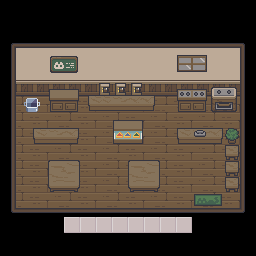

This is a level from a 2D game, rendered from its Tiled map with the project's own tilesets. A one-line summary and the map file follow, with tile-layer data summarised:
An orthogonal 16x16 tile map with 16x16 px tiles, 10 tile layers (Background, Wall Decor, Machines and Furniture, Front, ...), 31 hidden layers not drawn, 5 tilesets and 8 objects.

<map version="1.10" tiledversion="1.11.2" orientation="orthogonal" renderorder="right-down" width="16" height="16" tilewidth="16" tileheight="16" infinite="0" nextlayerid="101" nextobjectid="31">
 <tileset firstgid="1" source="neko-cafe-tilemap.tsx" />
 <tileset firstgid="61" source="neko-cafe-furnitures.tsx" />
 <tileset firstgid="181" source="trashbin.tsx" />
 <tileset firstgid="2331" source="option-boxes.tsx" />
 <tileset firstgid="3755" source="food-and-beverages.tsx" />
 <layer id="1" name="Background" width="16" height="16" locked="1">
  <data>[256 cells, 192 non-empty, 20 distinct tile ids]</data>
 </layer>
 <layer id="4" name="Wall Decor" width="16" height="16" locked="1" offsetx="0" offsety="4.33333">
  <data>[256 cells, 8 non-empty, 8 distinct tile ids]</data>
 </layer>
 <layer id="50" name="Machines and Furniture" width="16" height="16">
  <data>[256 cells, 40 non-empty, 29 distinct tile ids]</data>
 </layer>
 <layer id="88" name="Front" width="16" height="16" locked="1">
  <data>[256 cells, 2 non-empty, 2 distinct tile ids]</data>
 </layer>
 <objectgroup id="99" name="Seats">
  <object id="12" gid="114" x="31.9666" y="175.665" width="16" height="16">
   <properties>
    <property name="Seat" type="int" value="1" />
    <property name="orderpositionx" type="float" value="-70" />
    <property name="orderpositiony" type="float" value="-70" />
   </properties>
  </object>
  <object id="13" gid="114" x="32.2916" y="192.236" width="16" height="16">
   <properties>
    <property name="Seat" type="int" value="2" />
    <property name="orderpositionx" type="float" value="-70" />
    <property name="orderpositiony" type="float" value="-70" />
   </properties>
  </object>
  <object id="14" gid="114" x="79.7317" y="175.99" width="16" height="16">
   <properties>
    <property name="Seat" type="int" value="3" />
    <property name="orderpositionx" type="float" value="-70" />
    <property name="orderpositiony" type="float" value="-70" />
   </properties>
  </object>
  <object id="15" gid="114" x="79.7317" y="191.912" width="16" height="16">
   <properties>
    <property name="Seat" type="int" value="4" />
    <property name="orderpositionx" type="float" value="-70" />
    <property name="orderpositiony" type="float" value="-70" />
   </properties>
  </object>
  <object id="16" gid="114" x="112.225" y="175.99" width="16" height="16">
   <properties>
    <property name="Seat" type="int" value="6" />
    <property name="orderpositionx" type="float" value="-70" />
    <property name="orderpositiony" type="float" value="-70" />
   </properties>
  </object>
  <object id="17" gid="114" x="112.225" y="191.587" width="16" height="16">
   <properties>
    <property name="Seat" type="int" value="5" />
    <property name="orderpositionx" type="float" value="-70" />
    <property name="orderpositiony" type="float" value="-70" />
   </properties>
  </object>
  <object id="18" gid="114" x="159.665" y="175.665" width="16" height="16">
   <properties>
    <property name="Seat" type="int" value="7" />
    <property name="orderpositionx" type="float" value="-70" />
    <property name="orderpositiony" type="float" value="-70" />
   </properties>
  </object>
  <object id="19" gid="114" x="159.99" y="191.912" width="16" height="16">
   <properties>
    <property name="Seat" type="int" value="8" />
    <property name="orderpositionx" type="float" value="-70" />
    <property name="orderpositiony" type="float" value="-70" />
   </properties>
  </object>
 </objectgroup>
 <layer id="70" name="cleaner machine display 2" width="16" height="16" locked="1" offsetx="-9" offsety="0">
  <data>[256 cells, 2 non-empty, 2 distinct tile ids]</data>
 </layer>
 <layer id="71" name="cleaner machine display 1" width="16" height="16" locked="1" offsetx="12" offsety="0">
  <data>[256 cells, 2 non-empty, 2 distinct tile ids]</data>
 </layer>
 <layer id="66" name="Coffee Makers" width="16" height="16" locked="1">
  <data>[256 cells, 3 non-empty, 1 distinct tile ids]</data>
 </layer>
 <layer id="78" name="Cooked Produce Display Box Red 1" width="16" height="16" visible="0" locked="1" tintcolor="#c84b4b" offsetx="-7.5" offsety="3.88889">
  <data>[256 cells, 1 non-empty, 1 distinct tile ids]</data>
 </layer>
 <layer id="74" name="Cooked Produce Display Box Yellow 1" width="16" height="16" visible="0" locked="1" tintcolor="#e7ce15" offsetx="-7.5" offsety="3.88889">
  <data>[256 cells, 1 non-empty, 1 distinct tile ids]</data>
 </layer>
 <layer id="79" name="Cooked Produce Display Box Green 1" width="16" height="16" visible="0" locked="1" tintcolor="#48d86a" offsetx="-7.5" offsety="3.88889">
  <data>[256 cells, 1 non-empty, 1 distinct tile ids]</data>
 </layer>
 <layer id="91" name="Cooked Produce Display Box Red 2" width="16" height="16" visible="0" locked="1" tintcolor="#c84b4b" offsetx="-7.5" offsety="3.88889">
  <data>[256 cells, 1 non-empty, 1 distinct tile ids]</data>
 </layer>
 <layer id="90" name="Cooked Produce Display Box Yellow 2" width="16" height="16" visible="0" locked="1" tintcolor="#e7ce15" offsetx="-7.5" offsety="3.88889">
  <data>[256 cells, 1 non-empty, 1 distinct tile ids]</data>
 </layer>
 <layer id="89" name="Cooked Produce Display Box Green 2" width="16" height="16" visible="0" locked="1" tintcolor="#48d86a" offsetx="-7.5" offsety="3.88889">
  <data>[256 cells, 1 non-empty, 1 distinct tile ids]</data>
 </layer>
 <layer id="73" name="Pastry Produce Display Box Red 1" width="16" height="16" visible="0" locked="1" tintcolor="#c84b4b" offsetx="7.77778" offsety="6.94444">
  <data>[256 cells, 1 non-empty, 1 distinct tile ids]</data>
 </layer>
 <layer id="85" name="Pastry Produce Display Box Yellow 1" width="16" height="16" visible="0" locked="1" tintcolor="#e7ce15" offsetx="7.77778" offsety="6.94444">
  <data>[256 cells, 1 non-empty, 1 distinct tile ids]</data>
 </layer>
 <layer id="84" name="Pastry Produce Display Box Green 1" width="16" height="16" visible="0" locked="1" tintcolor="#48d86a" offsetx="7.77778" offsety="6.94444">
  <data>[256 cells, 1 non-empty, 1 distinct tile ids]</data>
 </layer>
 <layer id="72" name="Coffee Produce Display Box Red 1" width="16" height="16" visible="0" locked="1" tintcolor="#c84b4b">
  <data>[256 cells, 1 non-empty, 1 distinct tile ids]</data>
 </layer>
 <layer id="87" name="Coffee Produce Display Box Yellow 1" width="16" height="16" visible="0" locked="1" tintcolor="#e7ce15">
  <data>[256 cells, 1 non-empty, 1 distinct tile ids]</data>
 </layer>
 <layer id="86" name="Coffee Produce Display Box Green 1" width="16" height="16" visible="0" locked="1" tintcolor="#48d86a">
  <data>[256 cells, 1 non-empty, 1 distinct tile ids]</data>
 </layer>
 <layer id="94" name="Coffee Produce Display Box Red 2" width="16" height="16" visible="0" locked="1" tintcolor="#c84b4b">
  <data>[256 cells, 1 non-empty, 1 distinct tile ids]</data>
 </layer>
 <layer id="93" name="Coffee Produce Display Box Yellow 2" width="16" height="16" visible="0" locked="1" tintcolor="#e7ce15">
  <data>[256 cells, 1 non-empty, 1 distinct tile ids]</data>
 </layer>
 <layer id="92" name="Coffee Produce Display Box Green 2" width="16" height="16" visible="0" locked="1" tintcolor="#48d86a">
  <data>[256 cells, 1 non-empty, 1 distinct tile ids]</data>
 </layer>
 <layer id="97" name="Coffee Produce Display Box Red 3" width="16" height="16" visible="0" locked="1" tintcolor="#c84b4b">
  <data>[256 cells, 1 non-empty, 1 distinct tile ids]</data>
 </layer>
 <layer id="96" name="Coffee Produce Display Box Yellow 3" width="16" height="16" visible="0" locked="1" tintcolor="#e7ce15">
  <data>[256 cells, 1 non-empty, 1 distinct tile ids]</data>
 </layer>
 <layer id="95" name="Coffee Produce Display Box Green 3" width="16" height="16" visible="0" locked="1" tintcolor="#48d86a">
  <data>[256 cells, 1 non-empty, 1 distinct tile ids]</data>
 </layer>
 <layer id="77" name="Cooked Produce Display" width="16" height="16" visible="0" locked="1" offsetx="-7.5" offsety="3.88889">
  <data>[256 cells, 3 non-empty, 3 distinct tile ids]</data>
 </layer>
 <layer id="75" name="Coffee Produce Display" width="16" height="16" visible="0" locked="1">
  <data>[256 cells, 3 non-empty, 3 distinct tile ids]</data>
 </layer>
 <layer id="76" name="Pastry Produce Display" width="16" height="16" visible="0" locked="1" offsetx="7.77778" offsety="6.94444">
  <data>[256 cells, 4 non-empty, 4 distinct tile ids]</data>
 </layer>
 <layer id="65" name="Coffee Choices Box" width="16" height="16" visible="0" locked="1" tintcolor="#bd9870">
  <data>[256 cells, 3 non-empty, 1 distinct tile ids]</data>
 </layer>
 <layer id="64" name="Coffee Choices Hover Box" width="16" height="16" visible="0" locked="1" tintcolor="#786147">
  <data>[256 cells, 3 non-empty, 1 distinct tile ids]</data>
 </layer>
 <layer id="63" name="Coffee Choices" width="16" height="16" visible="0" locked="1">
  <data>[256 cells, 3 non-empty, 3 distinct tile ids]</data>
 </layer>
 <layer id="58" name="Pastry Choices Box" width="16" height="16" visible="0" locked="1" tintcolor="#bd9870">
  <data>[256 cells, 4 non-empty, 1 distinct tile ids]</data>
 </layer>
 <layer id="60" name="Pastry Choices Hover Box" width="16" height="16" visible="0" locked="1" tintcolor="#786147">
  <data>[256 cells, 4 non-empty, 1 distinct tile ids]</data>
 </layer>
 <layer id="59" name="Pastry Choices" width="16" height="16" visible="0" locked="1">
  <data>[256 cells, 4 non-empty, 4 distinct tile ids]</data>
 </layer>
 <layer id="69" name="Cooked Choices Box" width="16" height="16" visible="0" locked="1" tintcolor="#bd9870">
  <data>[256 cells, 3 non-empty, 1 distinct tile ids]</data>
 </layer>
 <layer id="68" name="Cooked Choices Hover Box" width="16" height="16" visible="0" locked="1" tintcolor="#786147">
  <data>[256 cells, 3 non-empty, 1 distinct tile ids]</data>
 </layer>
 <layer id="67" name="Cooked Choices" width="16" height="16" visible="0" locked="1">
  <data>[256 cells, 3 non-empty, 3 distinct tile ids]</data>
 </layer>
 <layer id="52" name="Trashbin" width="16" height="16" locked="1" tintcolor="#b4b4b4">
  <data>[256 cells, 2 non-empty, 2 distinct tile ids]</data>
 </layer>
 <layer id="54" name="Register" width="16" height="16" locked="1">
  <data>[256 cells, 1 non-empty, 1 distinct tile ids]</data>
 </layer>
 <layer id="46" name="Collision" width="16" height="16" visible="0">
  <properties>
   <property name="collidable" type="bool" value="true" />
  </properties>
  <data>[256 cells, 89 non-empty, 2 distinct tile ids]</data>
 </layer>
 <layer id="98" name="Inventory" width="16" height="16" offsetx="0" offsety="-7">
  <data>[256 cells, 8 non-empty, 1 distinct tile ids]</data>
 </layer>
</map>
